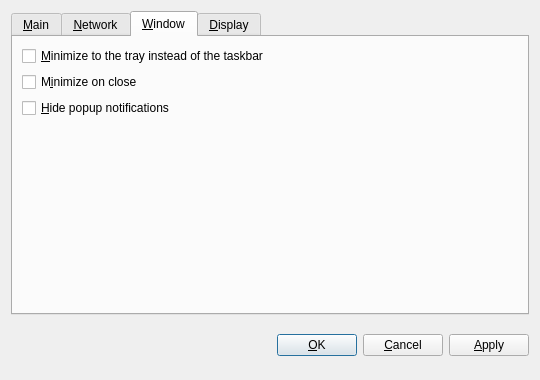
<?xml version="1.0" encoding="UTF-8"?>
<ui version="4.0">
 <class>OptionsDialog</class>
 <widget class="QDialog" name="OptionsDialog">
  <property name="geometry">
   <rect>
    <x>0</x>
    <y>0</y>
    <width>540</width>
    <height>380</height>
   </rect>
  </property>
  <property name="windowTitle">
   <string>Options</string>
  </property>
  <property name="modal">
   <bool>true</bool>
  </property>
  <layout class="QVBoxLayout" name="verticalLayout">
   <item>
    <widget class="QTabWidget" name="tabWidget">
     <property name="tabPosition">
      <enum>QTabWidget::North</enum>
     </property>
     <property name="currentIndex">
      <number>2</number>
     </property>
     <widget class="QWidget" name="tabMain">
      <attribute name="title">
       <string>&amp;Main</string>
      </attribute>
      <layout class="QVBoxLayout" name="verticalLayout_Main">
       <item>
        <widget class="QLabel" name="transactionFeeInfoLabel">
         <property name="text">
          <string>Optional transaction fee per kB that helps make sure your transactions are processed quickly. Most transactions are 1 kB. Fee 0.01 recommended.</string>
         </property>
         <property name="textFormat">
          <enum>Qt::PlainText</enum>
         </property>
         <property name="wordWrap">
          <bool>true</bool>
         </property>
        </widget>
       </item>
       <item>
        <layout class="QHBoxLayout" name="horizontalLayoutFee">
         <item>
          <widget class="QLabel" name="transactionFeeLabel">
           <property name="text">
            <string>Pay transaction &amp;fee</string>
           </property>
           <property name="textFormat">
            <enum>Qt::PlainText</enum>
           </property>
           <property name="buddy">
            <cstring>transactionFee</cstring>
           </property>
          </widget>
         </item>
         <item>
          <widget class="BitcoinAmountField" name="transactionFee"/>
         </item>
         <item>
          <spacer name="horizontalSpacerFee">
           <property name="orientation">
            <enum>Qt::Horizontal</enum>
           </property>
           <property name="sizeHint" stdset="0">
            <size>
             <width>40</width>
             <height>20</height>
            </size>
           </property>
          </spacer>
         </item>
        </layout>
       </item>
       <item>
        <widget class="QLabel" name="reserveBalanceInfoLabel">
         <property name="text">
          <string>Reserved amount does not participate in staking and is therefore spendable at any time.</string>
         </property>
         <property name="textFormat">
          <enum>Qt::PlainText</enum>
         </property>
         <property name="wordWrap">
          <bool>true</bool>
         </property>
        </widget>
       </item>
       <item>
        <layout class="QHBoxLayout" name="horizontalLayoutReserveBalance">
         <item>
          <widget class="QLabel" name="reserveBalanceLabel">
           <property name="text">
            <string>Reserve</string>
           </property>
           <property name="textFormat">
            <enum>Qt::PlainText</enum>
           </property>
           <property name="buddy">
            <cstring>reserveBalance</cstring>
           </property>
          </widget>
         </item>
         <item>
          <widget class="BitcoinAmountField" name="reserveBalance"/>
         </item>
         <item>
          <spacer name="horizontalSpacerReserveBalance">
           <property name="orientation">
            <enum>Qt::Horizontal</enum>
           </property>
           <property name="sizeHint" stdset="0">
            <size>
             <width>40</width>
             <height>20</height>
            </size>
           </property>
          </spacer>
         </item>
        </layout>
       </item>
       <item>
        <widget class="QCheckBox" name="bitcoinAtStartup">
         <property name="toolTip">
          <string>Automatically start BitExchange after logging in to the system.</string>
         </property>
         <property name="text">
          <string>&amp;Start BitExchange on system login</string>
         </property>
        </widget>
       </item>
       <item>
        <widget class="QCheckBox" name="detachDatabases">
         <property name="toolTip">
          <string>Detach block and address databases at shutdown. This means they can be moved to another data directory, but it slows down shutdown. The wallet is always detached.</string>
         </property>
         <property name="text">
          <string>&amp;Detach databases at shutdown</string>
         </property>
        </widget>
       </item>
       <item>
        <spacer name="verticalSpacer_Main">
         <property name="orientation">
          <enum>Qt::Vertical</enum>
         </property>
         <property name="sizeHint" stdset="0">
          <size>
           <width>20</width>
           <height>40</height>
          </size>
         </property>
        </spacer>
       </item>
      </layout>
     </widget>
     <widget class="QWidget" name="tabNetwork">
      <attribute name="title">
       <string>&amp;Network</string>
      </attribute>
      <layout class="QVBoxLayout" name="verticalLayout_Network">
       <item>
        <widget class="QCheckBox" name="mapPortUpnp">
         <property name="toolTip">
          <string>Automatically open the BitExchange client port on the router. This only works when your router supports UPnP and it is enabled.</string>
         </property>
         <property name="text">
          <string>Map port using &amp;UPnP</string>
         </property>
        </widget>
       </item>
       <item>
        <widget class="QCheckBox" name="connectSocks">
         <property name="toolTip">
          <string>Connect to the BitExchange network through a SOCKS proxy (e.g. when connecting through Tor).</string>
         </property>
         <property name="text">
          <string>&amp;Connect through SOCKS proxy:</string>
         </property>
        </widget>
       </item>
       <item>
        <layout class="QHBoxLayout" name="horizontalLayout_Network">
         <item>
          <widget class="QLabel" name="proxyIpLabel">
           <property name="text">
            <string>Proxy &amp;IP:</string>
           </property>
           <property name="textFormat">
            <enum>Qt::PlainText</enum>
           </property>
           <property name="buddy">
            <cstring>proxyIp</cstring>
           </property>
          </widget>
         </item>
         <item>
          <widget class="QValidatedLineEdit" name="proxyIp">
           <property name="maximumSize">
            <size>
             <width>140</width>
             <height>16777215</height>
            </size>
           </property>
           <property name="toolTip">
            <string>IP address of the proxy (e.g. 127.0.0.1)</string>
           </property>
          </widget>
         </item>
         <item>
          <widget class="QLabel" name="proxyPortLabel">
           <property name="text">
            <string>&amp;Port:</string>
           </property>
           <property name="textFormat">
            <enum>Qt::PlainText</enum>
           </property>
           <property name="buddy">
            <cstring>proxyPort</cstring>
           </property>
          </widget>
         </item>
         <item>
          <widget class="QLineEdit" name="proxyPort">
           <property name="maximumSize">
            <size>
             <width>55</width>
             <height>16777215</height>
            </size>
           </property>
           <property name="toolTip">
            <string>Port of the proxy (e.g. 9050)</string>
           </property>
          </widget>
         </item>
         <item>
          <widget class="QLabel" name="socksVersionLabel">
           <property name="text">
            <string>SOCKS &amp;Version:</string>
           </property>
           <property name="textFormat">
            <enum>Qt::PlainText</enum>
           </property>
           <property name="buddy">
            <cstring>socksVersion</cstring>
           </property>
          </widget>
         </item>
         <item>
          <widget class="QValueComboBox" name="socksVersion">
           <property name="toolTip">
            <string>SOCKS version of the proxy (e.g. 5)</string>
           </property>
          </widget>
         </item>
         <item>
          <spacer name="horizontalSpacer_Network">
           <property name="orientation">
            <enum>Qt::Horizontal</enum>
           </property>
           <property name="sizeHint" stdset="0">
            <size>
             <width>40</width>
             <height>20</height>
            </size>
           </property>
          </spacer>
         </item>
        </layout>
       </item>
       <item>
        <spacer name="verticalSpacer_Network">
         <property name="orientation">
          <enum>Qt::Vertical</enum>
         </property>
         <property name="sizeHint" stdset="0">
          <size>
           <width>20</width>
           <height>40</height>
          </size>
         </property>
        </spacer>
       </item>
      </layout>
     </widget>
     <widget class="QWidget" name="tabWindow">
      <attribute name="title">
       <string>&amp;Window</string>
      </attribute>
      <layout class="QVBoxLayout" name="verticalLayout_Window">
       <item>
        <widget class="QCheckBox" name="minimizeToTray">
         <property name="toolTip">
          <string>Show only a tray icon after minimizing the window.</string>
         </property>
         <property name="text">
          <string>&amp;Minimize to the tray instead of the taskbar</string>
         </property>
        </widget>
       </item>
       <item>
        <widget class="QCheckBox" name="minimizeOnClose">
         <property name="toolTip">
          <string>Minimize instead of exit the application when the window is closed. When this option is enabled, the application will be closed only after selecting Quit in the menu.</string>
         </property>
         <property name="text">
          <string>M&amp;inimize on close</string>
         </property>
        </widget>
       </item>
       <item>
        <widget class="QCheckBox" name="hideNotifications">
         <property name="toolTip">
          <string>Hide popup notifications for transactions and mining</string>
         </property>
         <property name="text">
          <string>&amp;Hide popup notifications</string>
         </property>
        </widget>
       </item>
       <item>
        <spacer name="verticalSpacer_Window">
         <property name="orientation">
          <enum>Qt::Vertical</enum>
         </property>
         <property name="sizeHint" stdset="0">
          <size>
           <width>20</width>
           <height>40</height>
          </size>
         </property>
        </spacer>
       </item>
      </layout>
     </widget>
     <widget class="QWidget" name="tabDisplay">
      <attribute name="title">
       <string>&amp;Display</string>
      </attribute>
      <layout class="QVBoxLayout" name="verticalLayout_Display">
       <item>
        <layout class="QHBoxLayout" name="horizontalLayout_1_Display">
         <item>
          <widget class="QLabel" name="langLabel">
           <property name="text">
            <string>User Interface &amp;language:</string>
           </property>
           <property name="textFormat">
            <enum>Qt::PlainText</enum>
           </property>
           <property name="buddy">
            <cstring>lang</cstring>
           </property>
          </widget>
         </item>
         <item>
          <widget class="QValueComboBox" name="lang">
           <property name="toolTip">
            <string>The user interface language can be set here. This setting will take effect after restarting BitExchange.</string>
           </property>
          </widget>
         </item>
        </layout>
       </item>
       <item>
        <layout class="QHBoxLayout" name="horizontalLayout_2_Display">
         <item>
          <widget class="QLabel" name="unitLabel">
           <property name="text">
            <string>&amp;Unit to show amounts in:</string>
           </property>
           <property name="textFormat">
            <enum>Qt::PlainText</enum>
           </property>
           <property name="buddy">
            <cstring>unit</cstring>
           </property>
          </widget>
         </item>
         <item>
          <widget class="QValueComboBox" name="unit">
           <property name="toolTip">
            <string>Choose the default subdivision unit to show in the interface and when sending coins.</string>
           </property>
          </widget>
         </item>
        </layout>
       </item>
       <item>
        <widget class="QCheckBox" name="displayAddresses">
         <property name="toolTip">
          <string>Whether to show BitExchange addresses in the transaction list or not.</string>
         </property>
         <property name="text">
          <string>&amp;Display addresses in transaction list</string>
         </property>
        </widget>
       </item>
       <item>
        <widget class="QCheckBox" name="coinControlFeatures">
         <property name="toolTip">
          <string>Whether to show coin control features or not.</string>
         </property>
         <property name="text">
          <string>Display coin &amp;control features (experts only!)</string>
         </property>
        </widget>
       </item>
       <item>
        <spacer name="verticalSpacer_Display">
         <property name="orientation">
          <enum>Qt::Vertical</enum>
         </property>
         <property name="sizeHint" stdset="0">
          <size>
           <width>20</width>
           <height>40</height>
          </size>
         </property>
        </spacer>
       </item>
      </layout>
     </widget>
    </widget>
   </item>
   <item>
    <layout class="QHBoxLayout" name="horizontalLayout_Buttons">
     <item>
      <spacer name="horizontalSpacer_1">
       <property name="orientation">
        <enum>Qt::Horizontal</enum>
       </property>
       <property name="sizeHint" stdset="0">
        <size>
         <width>40</width>
         <height>48</height>
        </size>
       </property>
      </spacer>
     </item>
     <item>
      <widget class="QLabel" name="statusLabel">
       <property name="font">
        <font>
         <weight>75</weight>
         <bold>true</bold>
        </font>
       </property>
       <property name="text">
        <string/>
       </property>
       <property name="textFormat">
        <enum>Qt::PlainText</enum>
       </property>
       <property name="wordWrap">
        <bool>true</bool>
       </property>
      </widget>
     </item>
     <item>
      <spacer name="horizontalSpacer_2">
       <property name="orientation">
        <enum>Qt::Horizontal</enum>
       </property>
       <property name="sizeHint" stdset="0">
        <size>
         <width>40</width>
         <height>48</height>
        </size>
       </property>
      </spacer>
     </item>
     <item>
      <widget class="QPushButton" name="okButton">
       <property name="text">
        <string>&amp;OK</string>
       </property>
      </widget>
     </item>
     <item>
      <widget class="QPushButton" name="cancelButton">
       <property name="text">
        <string>&amp;Cancel</string>
       </property>
       <property name="autoDefault">
        <bool>false</bool>
       </property>
      </widget>
     </item>
     <item>
      <widget class="QPushButton" name="applyButton">
       <property name="text">
        <string>&amp;Apply</string>
       </property>
       <property name="autoDefault">
        <bool>false</bool>
       </property>
      </widget>
     </item>
    </layout>
   </item>
  </layout>
 </widget>
 <customwidgets>
  <customwidget>
   <class>BitcoinAmountField</class>
   <extends>QSpinBox</extends>
   <header>bitcoinamountfield.h</header>
  </customwidget>
  <customwidget>
   <class>QValueComboBox</class>
   <extends>QComboBox</extends>
   <header>qvaluecombobox.h</header>
  </customwidget>
  <customwidget>
   <class>QValidatedLineEdit</class>
   <extends>QLineEdit</extends>
   <header>qvalidatedlineedit.h</header>
  </customwidget>
 </customwidgets>
 <resources/>
 <connections/>
</ui>
